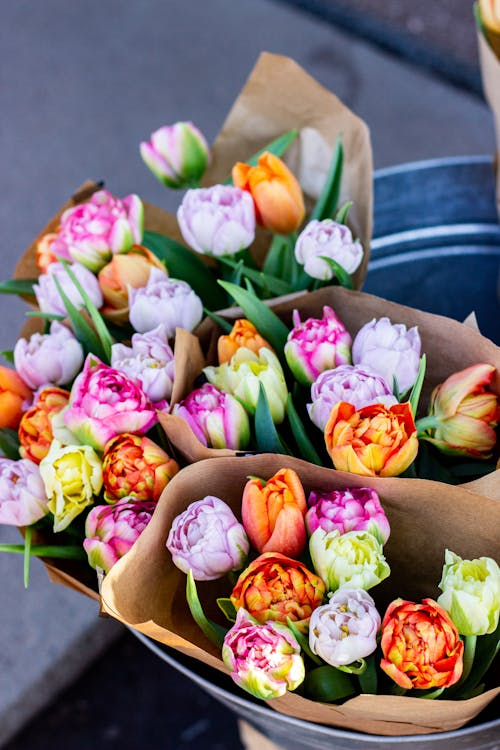
#> input picture HDR/picM.jpeg, 500 x 750 px
$ python pythonM.py
#> lines starting #> are read from the running program, lines starting #| are printed output that depends on the picture
import cv2
import numpy as np
import matplotlib.pyplot as plt
import tkinter as tk
from tkinter import filedialog

# 1. Open local file picker
root = tk.Tk()
root.withdraw()
print("Select a COLORED image for the fixed HDR Imaging...")
image_path = filedialog.askopenfilename(title="Select Image",
                                        filetypes=[("Image files", "*.png *.jpg *.jpeg")])
#> the answer given: picM.jpeg

if not image_path:
    print("No file selected!")
else:
    # Load image as 8-bit BGR
    img = cv2.imread(image_path)
#> img is the input picture: shape (750, 500, 3); mean B, G, R 109.9, 110.7, 128.3
    if img is None:
        print("Error loading image.")
    else:
        img = cv2.resize(img, (400, 400))
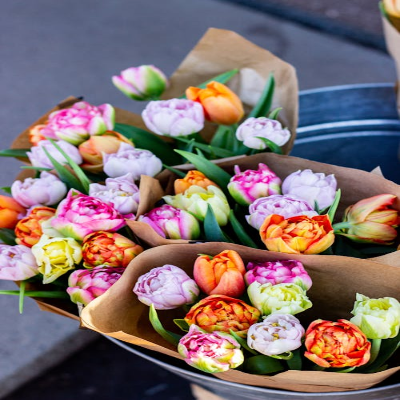
#> img: shape (400, 400, 3); mean B, G, R 109.8, 110.6, 128.2

        # --- SIMULATING HDR EXPOSURES (Staying in 8-bit) ---
        # We use cv2.convertScaleAbs to keep the depth at CV_8U
        dark = cv2.convertScaleAbs(img, alpha=0.5, beta=0)   # Underexposed
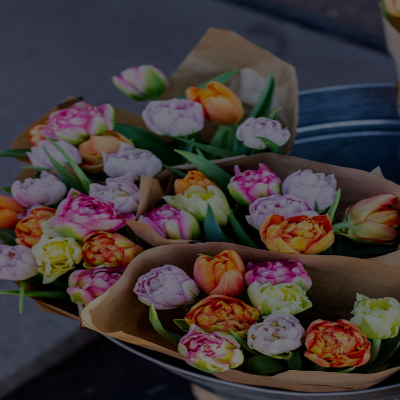
#> dark: shape (400, 400, 3); mean B, G, R 54.9, 55.3, 64.1
        bright = cv2.convertScaleAbs(img, alpha=1.5, beta=0) # Overexposed
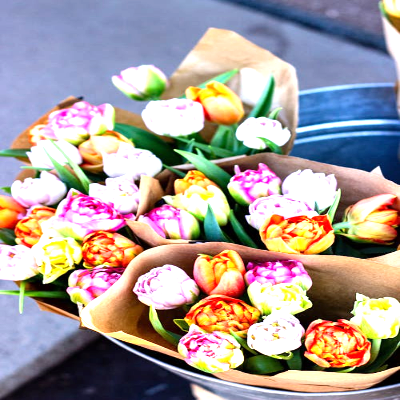
#> bright: shape (400, 400, 3); mean B, G, R 152.1, 156.2, 167.7

        # List of images and exposure times
        img_list = [dark, img, bright]
        exposure_times = np.array([0.5, 1.0, 1.5], dtype=np.float32)

        # --- MERGE TO HDR ---
        # This part will now pass the 'Assertion failed' check
        merge_debevec = cv2.createMergeDebevec()
        hdr = merge_debevec.process(img_list, times=exposure_times)
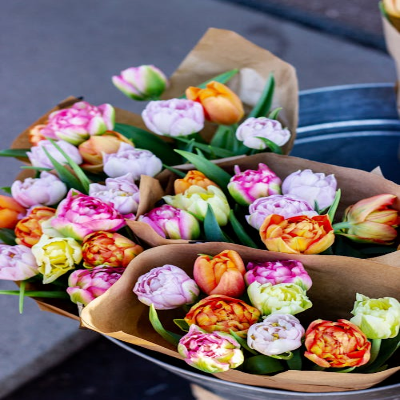
#> hdr: shape (400, 400, 3) float32; mean of channels 0, 1, 2 109.7, 110.4, 126.3; drawn with min black and max white

        # Tonemap back to 8-bit so it's viewable
        tonemap = cv2.createTonemap(gamma=2.2)
        res_debevec = tonemap.process(hdr)
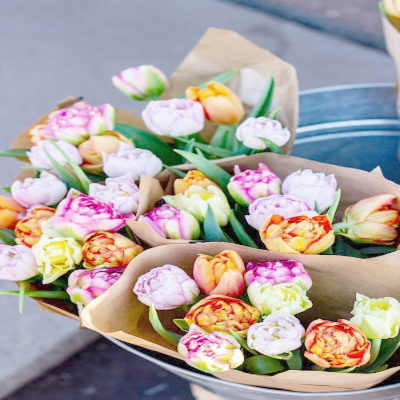
#> res_debevec: shape (400, 400, 3) float32; mean of channels 0, 1, 2 0.624, 0.64, 0.675; drawn as B, G, R
        res_8bit = np.clip(res_debevec * 255, 0, 255).astype(np.uint8)

        # --- DISPLAY ---
        plt.figure(figsize=(12, 6))
        plt.subplot(1, 2, 1)
        plt.imshow(cv2.cvtColor(img, cv2.COLOR_BGR2RGB))
        plt.title("1. Original Input")
        plt.axis('off')

        plt.subplot(1, 2, 2)
        plt.imshow(cv2.cvtColor(res_8bit, cv2.COLOR_BGR2RGB))
        plt.title("2. Fixed HDR Result")
        plt.axis('off')

        plt.tight_layout()
        plt.show()
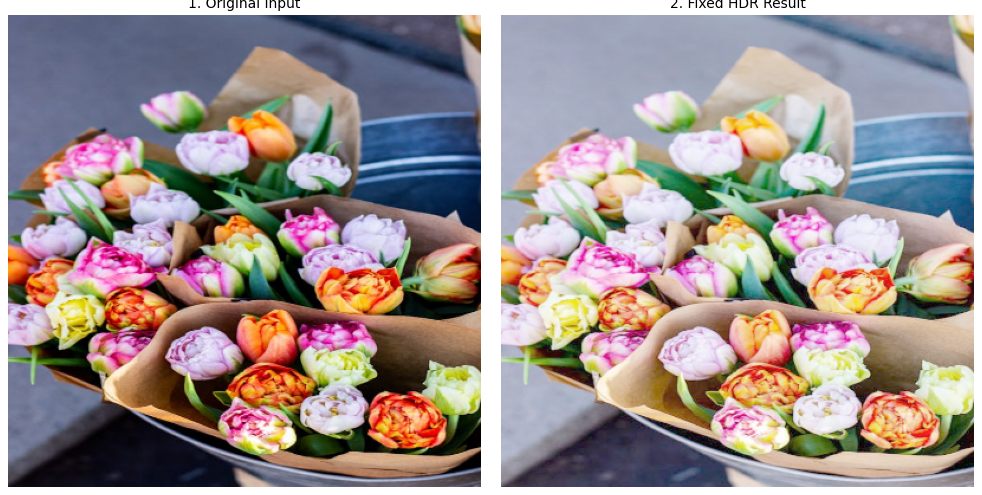
#> figure drawn by matplotlib, 2 panels
